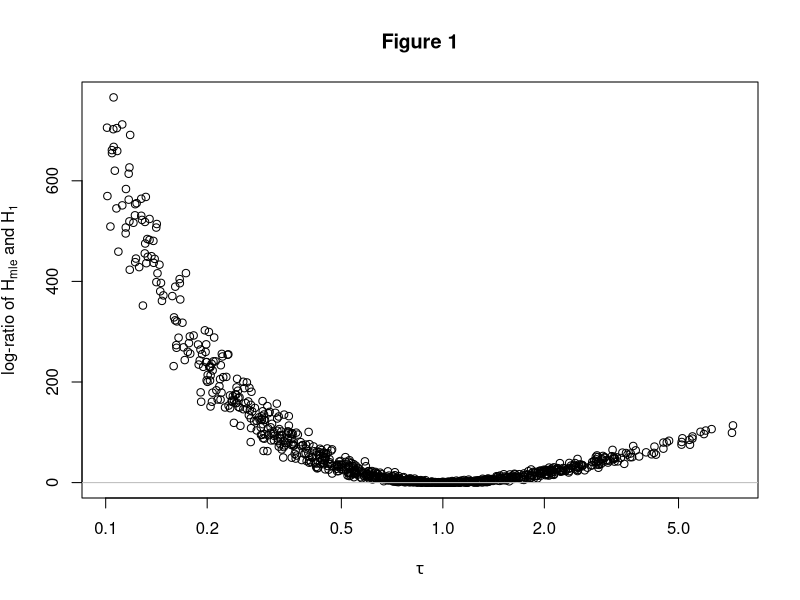
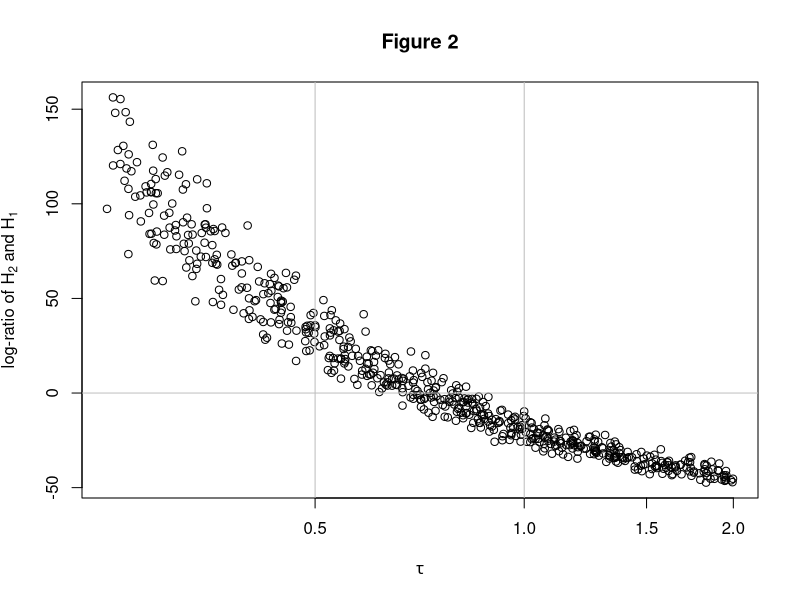
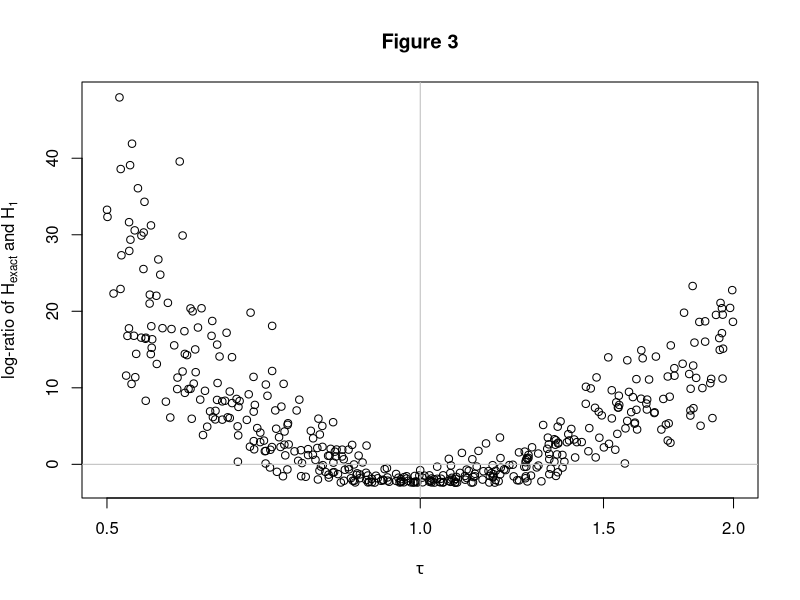
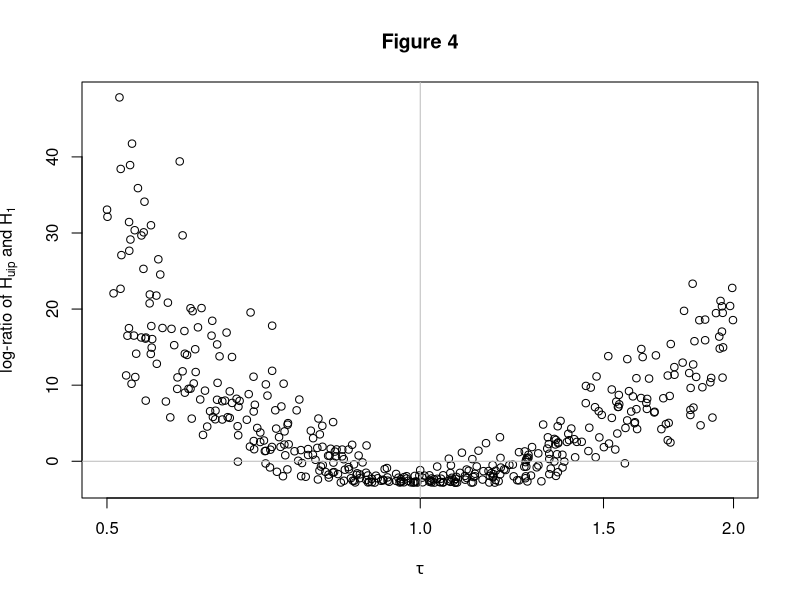

Write the R code that produced these figures, in order.
## ---- chunk 1
set.seed(1337)
library(data.table)
library(magrittr)   # for %>%
## ---- chunk 2
n=200
a.few.loglikelihoods <- function(x) {
    stopifnot(n==length(x))
    mle_var = mean(x*x)
    P_x_H1 = sum(dnorm(x, mean=0, sd=1, log=T))   # H_1
    P_x_H2 = sum(dnorm(x, mean=0, sd=sqrt(2), log=T))   # H_2
    P_x_Hmle = sum(dnorm(x, mean=0, sd=sqrt(mle_var), log=T))   # H_mle
    # compute the UIP parameters for the Gamma prior
    alpha_prior = 1/2 # alpha is 'shape' in {r,g,p}gamma
    beta_prior = mle_var / 2 # 1/(2*n) * sum(x^2) # beta is 'rate' in {r,g,p}gamma
    alpha_posterior = alpha_prior + n/2
    beta_posterior = beta_prior + 1/2 * sum(x^2)

    # to compute the integrated likelihood, integrate over all tau,
    # we can just take an arbitrary one, as discussed above
    tau_arbitrary = 1
    P_x_Huip =   (   sum(dnorm(x, mean=0, sd=sqrt(1/tau_arbitrary), log=T))
                +   dgamma(tau_arbitrary, shape=alpha_prior    , rate=beta_prior    , log=T)
                -   dgamma(tau_arbitrary, shape=alpha_posterior, rate=beta_posterior, log=T)
                )

    # repeat the above with the 'true' prior parameters
    alpha_prior = 1
    beta_prior = 1
    alpha_posterior = alpha_prior + n/2
    beta_posterior = beta_prior + 1/2 * sum(x^2)

    # to compute the integrated likelihood, integrate over all tau,
    # we can just take an arbitrary one, as discussed above
    tau_arbitrary = 1
    P_x_Hexact =   (   sum(dnorm(x, mean=0, sd=sqrt(1/tau_arbitrary), log=T))
                +   dgamma(tau_arbitrary, shape=alpha_prior    , rate=beta_prior    , log=T)
                -   dgamma(tau_arbitrary, shape=alpha_posterior, rate=beta_posterior, log=T)
                )


    data.table  (   P_x_H1
                ,   P_x_H2
                ,   P_x_Hmle
                ,   P_x_Huip
                ,   P_x_Hexact
                )
}

# Generate 1000 taus, from the true prior, Gamma(1,1)
many.taus = rgamma(1000, 1,1)

# For each tau, generate a sample with that precision (1/variance) equal to tau.
# Also, compute all the likelihoods and store it all in a table

lapply(many.taus, function(tau) {
    x = rnorm(n, mean=0, sd=sqrt(1/tau))
    data.table(tau=tau, a.few.loglikelihoods(x))
}) %>%rbindlist -> d

# order the results by tau
d = d[order(tau)]

# print a few lines from 'd'
print(d)
## ---- chunk 3
d[tau >= 0.1 & tau <= 10.0,{
    plot(   tau ,   P_x_Hmle - P_x_H1
        ,   xlab = expression(tau) ,   ylab = expression('log-ratio of ' * H[mle] * ' and ' * H[1])
        ,   log='x',   main = 'Figure 1'
        )
    abline(h=0, col='grey')
}] %>% invisible
## ---- chunk 4
d[tau >= 0.25 & tau < 2.0,{
    plot(   tau,   P_x_H2-P_x_H1
        ,   xlab = expression(tau) ,   ylab = expression('log-ratio of ' * H[2] * ' and ' * H[1])
        ,   log='x',   main='Figure 2'
        )
    abline(h=0, col='grey')
    abline(v=1, col='grey')
    abline(v=0.5, col='grey')
}] %>% invisible
## ---- chunk 5
d[
  tau >= 0.5 & tau < 2.0
  ,{
    plot(   c(1,NA,tau)
        ,   c(NA,0,P_x_Hexact - P_x_H1)
        ,   xlab = expression(tau)
        ,   ylab = expression('log-ratio of ' * H[exact] * ' and ' * H[1])
        ,   log='x', main='Figure 3'
        )
    abline(h=0, col='grey')
    abline(v=1, col='grey')
}] %>% invisible
## ---- chunk 6
d[
  tau >= 0.5 & tau < 2.0
  ,{
    plot(   tau ,   P_x_Huip - P_x_H1
        ,   xlab = expression(tau)
        ,   ylab = expression('log-ratio of ' * H[uip] * ' and ' * H[1])
        ,   log='x', main = 'Figure 4'
        )
    abline(h=0, col='grey')
    abline(v=1, col='grey')
}] %>% invisible
